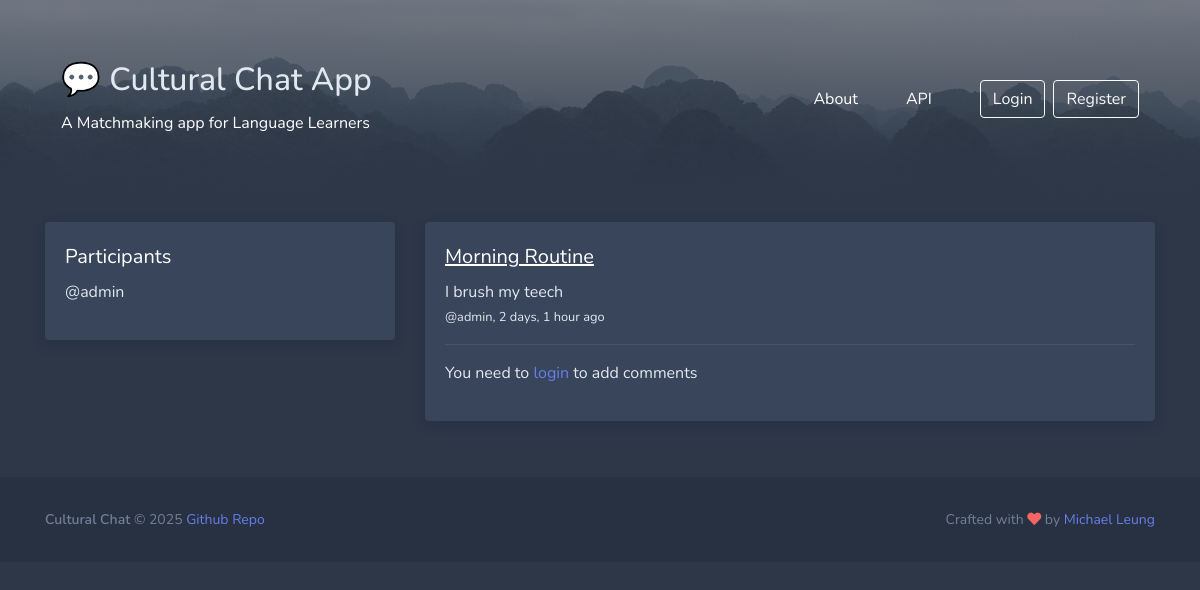
The page /room/10/ on the database its author committed.
### chatapp/models.py (models this page shows, shortened)
class Room(models.Model):
    host = models.ForeignKey(User, on_delete=models.SET_NULL, null=True)
    topic = models.ForeignKey(Topic, on_delete=models.SET_NULL, null=True)
    name = models.CharField(max_length=200)
    description = models.TextField(null=True, blank=True)
    participants = models.ManyToManyField(User, related_name='participants', blank=True)
    updated = models.DateTimeField(auto_now=True)
    created = models.DateTimeField(auto_now_add=True)
    class Meta:
        ordering = ['-updated', '-created']

class Message(models.Model):
    user = models.ForeignKey(User, on_delete=models.CASCADE)
    room = models.ForeignKey(Room, on_delete=models.CASCADE)
    body = models.TextField()
    updated = models.DateTimeField(auto_now=True)
    created = models.DateTimeField(auto_now_add=True)
    class Meta:
        ordering = ['-updated', '-created']

### chatapp/views.py (the view, shortened to what this page needs)
# urls.py: path('room/<str:pk>/', views.room, name="room"),
def room(request, pk):
    room = Room.objects.get(id=pk)
    room_messages = room.message_set.all()
    participants = room.participants.all()
    context = {'room': room, 'room_messages': room_messages, 'participants': participants}
    return render(request, 'chatapp/room.html',  context)

### chatapp/templates/chatapp/room.html (shortened to what this page needs)
{% extends 'main.html' %} {% block content %}
<div class="container py-4">
  <div class="row">
    <div class="col-md-4">
      <div class="block">
        <div class="block-content">
          <div class="text-white font-size-lg fw-bold mb-2">Participants</div>
          {% for user in participants %}
          <div>
            <p>@{{user.username}}</p>
          </div>
          {% endfor %}
        </div>
      </div>
    </div>
    <div class="col-md-8">
      <div class="block">
        <div class="block-content">
          <div class="text-white font-size-lg fw-bold mb-2">
            <u>{{ room.name }}</u>
          </div>
          <div class="comment-wrapper">
            {% for message in room_messages %}
            <div>
              {{ message.body}}
              <p>
                <small
                >@{{message.user}}, {{message.created|timesince}} ago
              </small>
              </p>
              <hr />
            </div>
          {% endfor %}
          </div>
          {% if request.user.is_authenticated %}
          <div class="comment-form">
            <form method="POST" action="">
              {% csrf_token %}
              <input
                type="text"
                name="body"
                class="form-control"
                placeholder="Write your message here"
              />
              <input type="submit" class="btn btn-success mt-3" value="Send" />
            </form>
          </div>
          {% else %}
          <p>You need to <a href="{% url 'login' %}">login</a> to add comments</p>
          {% endif %}
        </div>
      </div>
    </div>
  </div>
</div>
{% endblock %}

### static/styles/main.css (style rules this page uses)
html, body { font-family: 'Nunito'; background: #2d3748; color: #e2e8f0; }
hr { border-top-color: #4A5568; }
.font-size-lg { font-size: 1.25rem; }
a, .btn.btn-link { color: #667eea; }
a, a:focus, a:hover, .btn.btn-link { text-decoration: none; }
.block { display: block; margin-bottom: 2rem; background-color: #39455b; border-radius: .25rem; box-shadow: 0 0.25rem 0.75rem rgba(26, 32, 44, 0.25); transition: box-shadow .12s ease-out; }
.block .block-content { padding: 1.25rem; }
.block .block-content:first-child { border-top-right-radius: .25rem; border-top-left-radius: .25rem; }
.block .block-content:last-child { border-bottom-right-radius: .25rem; border-bottom-left-radius: .25rem; }

### rows shown on the page
Room: name "Morning Routine"
Message: body "I brush my teech", user "admin", created "2 days, 1 hour"

### other values the page prints
{{ user.username }} "admin"
